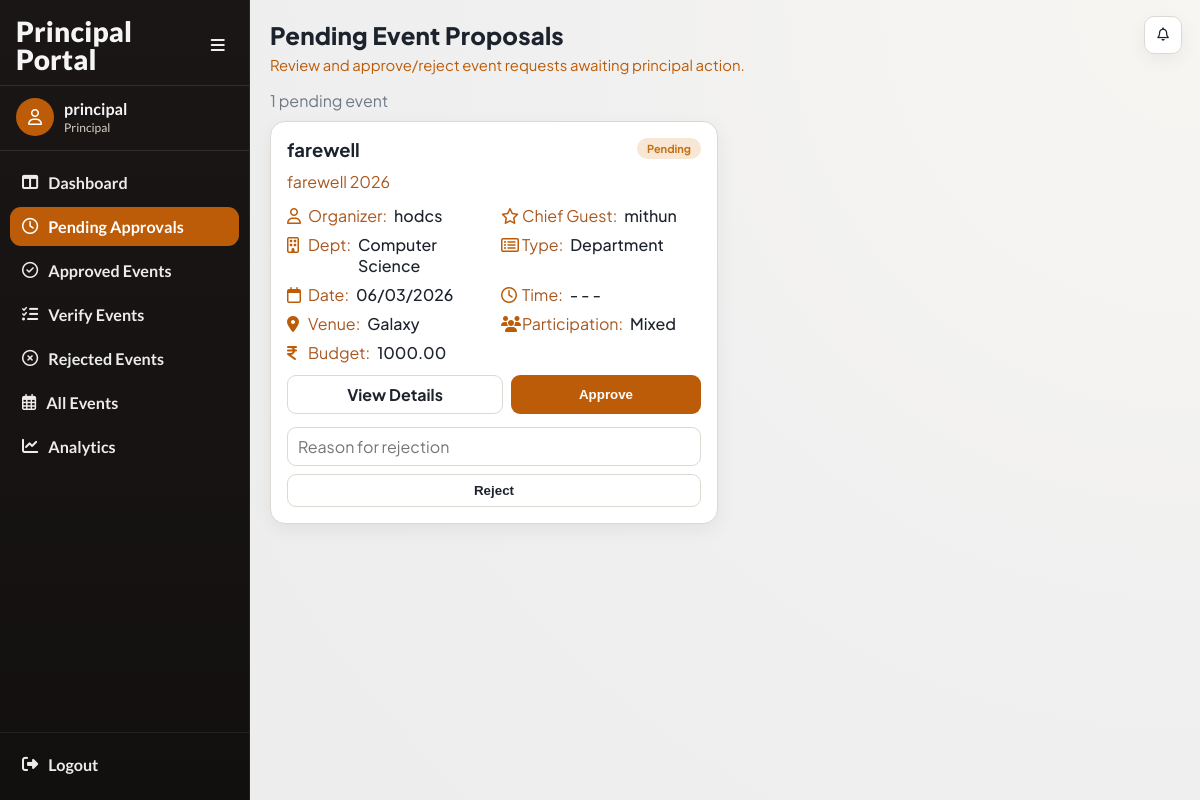
The page /events/principal/pending/ (signed in) on the database as committed earlier.
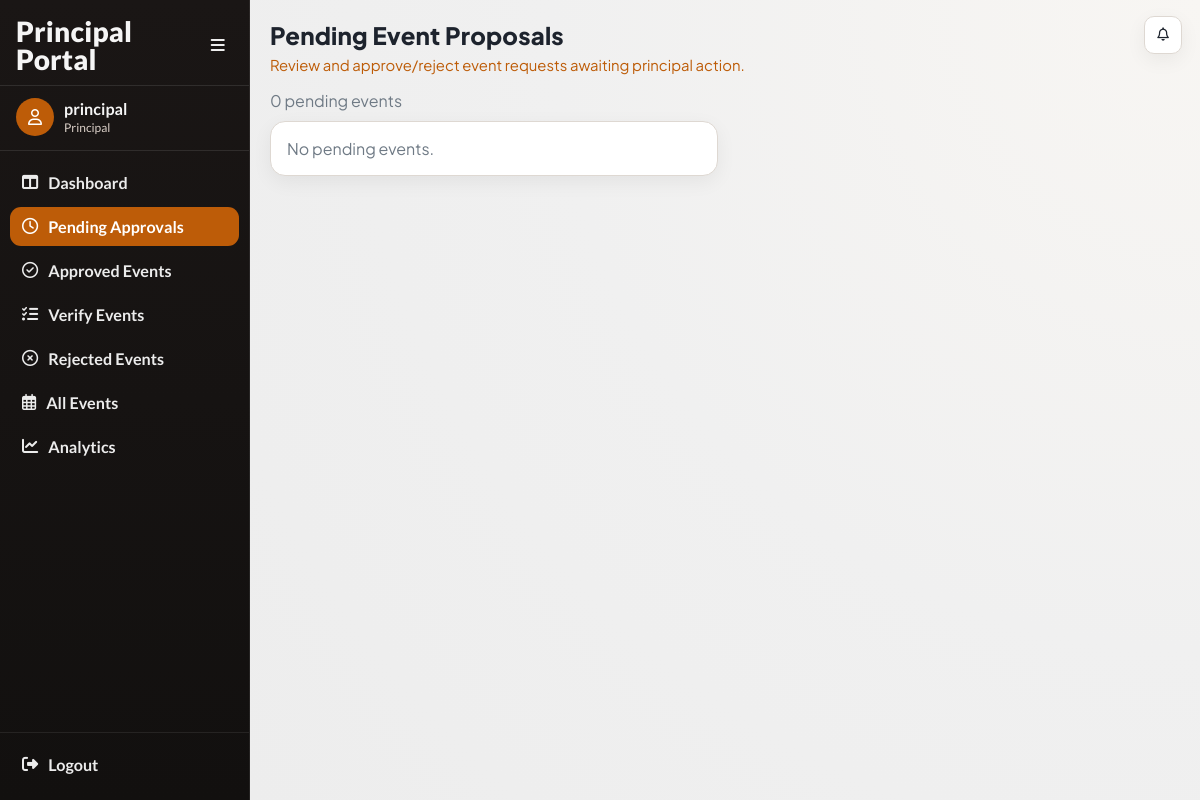
The same page on the database as committed later.
### events/models.py (models this page shows, shortened)
class Event(models.Model):
    CATEGORY_CHOICES = (
        ('department', 'Department'),
        ('nss', 'NSS'),
        ('ncc', 'NCC'),
        ('union', 'Union'),
        ('other', 'Other'),
    )
    PARTICIPATION_CHOICES = (
        ('boys', 'Boys'),
        ('girls', 'Girls'),
        ('mixed', 'Mixed'),
    )
    STATUS_CHOICES = (
        ('pending', 'Pending Approval'),
        ('approved', 'Approved'),
        ('rejected', 'Rejected'),
        ('completed', 'Completed'),
        ('verified', 'Verified'),
        ('cancelled', 'Cancelled'),
    )
    title = models.CharField(max_length=200)
    category = models.CharField(max_length=20, choices=CATEGORY_CHOICES)
    created_by = models.ForeignKey(
        settings.AUTH_USER_MODEL,
        on_delete=models.CASCADE
    )
    department = models.ForeignKey(
    Department,
    on_delete=models.SET_NULL,
    null=True,
    blank=True
    )
    participation_type = models.CharField(
        max_length=20,
        choices=PARTICIPATION_CHOICES
    )
    chief_guest = models.CharField(max_length=200, blank=True, null=True)
    budget = models.DecimalField(max_digits=10, decimal_places=2)
    venue = models.ForeignKey(
    Venue,
    on_delete=models.PROTECT
    )
    start_date = models.DateField()
    end_date = models.DateField()
    start_time = models.TimeField(null=True, blank=True)
    end_time = models.TimeField(null=True, blank=True)
    description = models.TextField()
    tags = models.ManyToManyField(Tag, blank=True)
    status = models.CharField(
        max_length=20,
        choices=STATUS_CHOICES,
        default='pending'
    )
    principal_remark = models.TextField(blank=True, null=True)
    created_at = models.DateTimeField(auto_now_add=True)
    report_text = models.TextField(blank=True, null=True)
    attendance_file = models.FileField(
        upload_to='attendance/',
        blank=True,
        null=True
    )
    completed_at = models.DateTimeField(blank=True, null=True)

class Department(models.Model):
    name = models.CharField(max_length=100, unique=True)
    def __str__(self):
        return self.name

class Venue(models.Model):
    name = models.CharField(max_length=100, unique=True)
    def __str__(self):
        return self.name

### accounts/models.py (models this page shows, shortened)
class User(AbstractUser):
    ROLE_CHOICES = (
        ('faculty', 'Faculty'),
        ('principal', 'Principal'),
        ('admin', 'Admin'),
    )
    SUB_ROLE_CHOICES = (
        ('hod', 'HOD'),
        ('nss', 'NSS In-Charge'),
        ('ncc', 'NCC In-Charge'),
        ('union', 'Union In-Charge'),
        ('other', 'Other In-Charge'),
    )
    role = models.CharField(max_length=20, choices=ROLE_CHOICES)
    sub_role = models.CharField(
        max_length=20,
        choices=SUB_ROLE_CHOICES,
        blank=True,
        null=True
    )
    department = models.ForeignKey(
    'events.Department',
    on_delete=models.SET_NULL,
    null=True,
    blank=True
    )

### events/views.py (the view)
@login_required(login_url='/login/')
def principal_pending_events(request):
    if request.user.role != 'principal':
        return redirect('login')
    events = Event.objects.filter(status='pending').order_by('-created_at')
    return render(
        request,
        'events/principal_pending.html',
        {
            'events': events,
            'active_nav': 'principal-pending',
        }
    )

### events/templates/events/principal_pending.html (shortened to what this page needs)
{% extends "base.html" %}
{% load event_extras %}
{% block page_title %}Pending Event Proposals{% endblock %}
{% block page_subtitle %}Review and approve/reject event requests awaiting principal action.{% endblock %}
{% block content %}
{% include "events/partials/principal_pending_list.html" %}
{% endblock %}

### events/templates/events/partials/principal_pending_list.html (shortened to what this page needs)
<div class="muted" style="margin-bottom: 10px;">{{ events|length }} pending event{{ events|pluralize }}</div>
<section class="event-grid">
    {% for e in events %}
        <article class="event-card">
            {% include "events/partials/event_detail_card_body.html" with event=e %}
            <div class="action-row">
                <a class="btn secondary" href="{% url 'event_detail' e.id %}">View Details</a>
                <form method="post" action="{% url 'principal_event_action' e.id 'approve' %}" style="display:flex;flex:1;">
                    <button class="btn" type="submit" style="width:100%;">Approve</button>
                </form>
            </div>
            <form method="post" action="{% url 'principal_event_action' e.id 'reject' %}" style="margin-top: 8px;">
                <input type="text" name="remark" placeholder="Reason for rejection" required>
                <button class="btn secondary" type="submit" style="width:100%;">Reject</button>
            </form>
        </article>
    {% empty %}
        <article class="event-card"><p class="muted" style="margin:0;">No pending events.</p></article>
    {% endfor %}
</section>

### events/templates/events/partials/event_detail_card_body.html (shortened to what this page needs)
{% load event_extras %}
<div class="event-head">
    <h3 class="event-title">
        <a href="{% url 'event_detail' event.id %}">{{ event.title }}</a>
    </h3>
    <span class="chip {{ event.status }}">{{ event.status|title }}</span>
</div>
<p class="event-desc">{{ event.description|default:"No description provided."|truncatewords:22 }}</p>
<div class="meta-grid">
    <div class="meta-row"><i class="fa-regular fa-user"></i><span class="meta-label">Organizer:</span><span class="meta-value">{{ event.created_by.get_full_name|default:event.created_by.username }}</span></div>
    <div class="meta-row"><i class="fa-regular fa-star"></i><span class="meta-label">Chief Guest:</span><span class="meta-value">{{ event.chief_guest|default:"-" }}</span></div>
    <div class="meta-row"><i class="fa-regular fa-building"></i><span class="meta-label">Dept:</span><span class="meta-value">{{ event.department|default:"General" }}</span></div>
    <div class="meta-row"><i class="fa-regular fa-rectangle-list"></i><span class="meta-label">Type:</span><span class="meta-value">{{ event.category|title }}</span></div>
    <div class="meta-row"><i class="fa-regular fa-calendar"></i><span class="meta-label">Date:</span><span class="meta-value">{{ event.start_date|date:"d/m/Y" }}</span></div>
    <div class="meta-row"><i class="fa-regular fa-clock"></i><span class="meta-label">Time:</span><span class="meta-value">{% if event.start_time %}{{ event.start_time|time:"h:i A" }}{% else %}-{% endif %} - {% if event.end_time %}{{ event.end_time|time:"h:i A" }}{% else %}-{% endif %}</span></div>
    <div class="meta-row"><i class="fa-solid fa-location-dot"></i><span class="meta-label">Venue:</span><span class="meta-value">{{ event.venue }}</span></div>
    <div class="meta-row"><i class="fa-solid fa-users"></i><span class="meta-label">Participation:</span><span class="meta-value">{{ event.participation_type|title }}</span></div>
    <div class="meta-row"><i class="fa-solid fa-indian-rupee-sign"></i><span class="meta-label">Budget:</span><span class="meta-value">{{ event.budget }}</span></div>
</div>

Rows that differ between the two databases and show on the page:
no longer on this page (row edited): Event: title "farewell", status "Pending", description "farewell 2026", created_by.get_full_name "hodcs", chief_guest "mithun", department "Computer Science", category "Department", start_date "06/03/2026", venue "Galaxy", participation_type "Mixed", budget "1000.00"
Other text that changed with them:
{{ events|length }}: "1" → "0"
text now shown: "No pending events."
